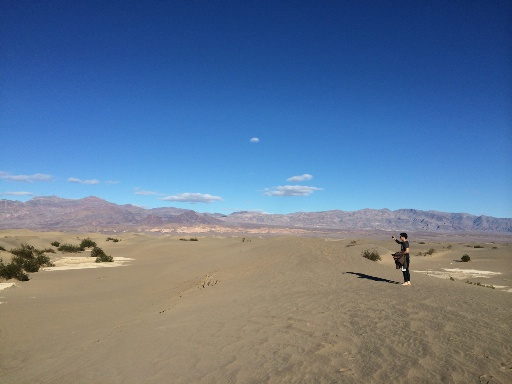
#> input picture Seam_carving/imgs/image6.jpg, 512 x 384 px
$ python -i seam_carver.py   (imports and definitions only)   (older library calls are emulated)
#> lines starting #> are read from the running program, lines starting #| are printed output that depends on the picture
import numpy as np
import cv2
from numba import jit


# [76 lines left out: functions compute_forward_energy_map, backtrack_seam, not called in this run]

class SeamCarver:
    def __init__(self, image_path):
#> called with image_path = 'imgs/image6.jpg'
        self.original_img = cv2.imread(image_path)
#> self.original_img is the input picture: shape (384, 512, 3); mean B, G, R 147, 120.7, 100
        if self.original_img is None:
            raise ValueError("Could not load image.")
        self.curr_img = self.original_img.copy()

        # 0 = Protect, -100000 = Remove
        self.mask = np.zeros((self.curr_img.shape[0], self.curr_img.shape[1]), dtype=np.float64)

    def update_mask(self, new_mask): # placing the pixels where the mask goes as a negative to make them an unimportant seam
        self.mask = np.where(new_mask > 0, -100000.0, 0.0)

    def get_energy_map_visualization(self):
        gray = cv2.cvtColor(self.curr_img, cv2.COLOR_BGR2GRAY).astype(np.float64)
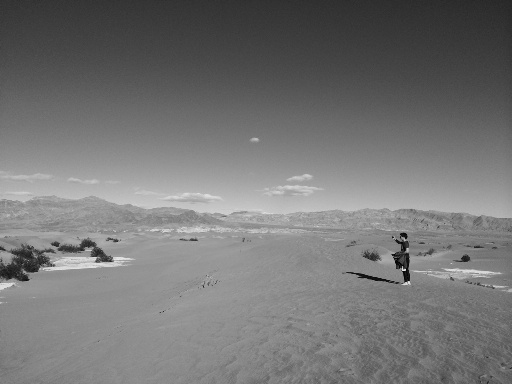
#> gray: shape (384, 512) float64; min 2, max 245, mean 117.5

        sobel_x = cv2.Sobel(gray, cv2.CV_64F, 1, 0, ksize=3)
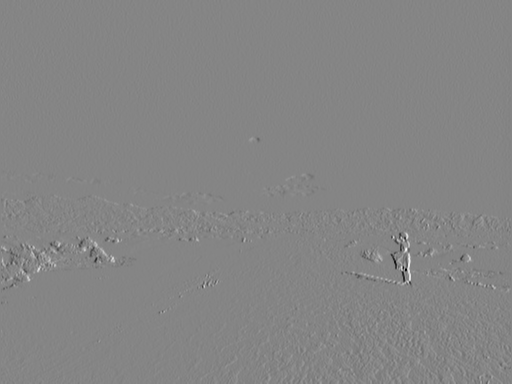
#> sobel_x: shape (384, 512) float64; min -701, max 641, mean -0.3; drawn with min black and max white
        sobel_y = cv2.Sobel(gray, cv2.CV_64F, 0, 1, ksize=3)
        energy = np.abs(sobel_x) + np.abs(sobel_y)
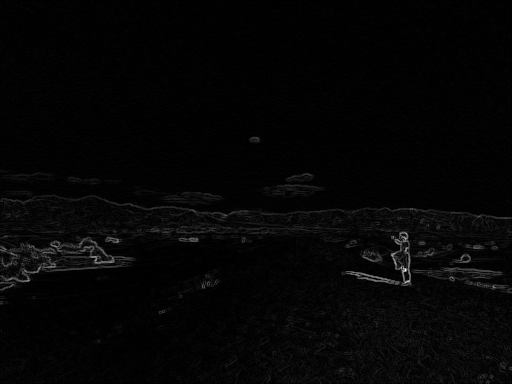
#> energy: shape (384, 512) float64; min 0, max 1296, mean 28.5; drawn with min black and max white

        # Normalizeation
        energy = np.clip(energy, 0, 255)
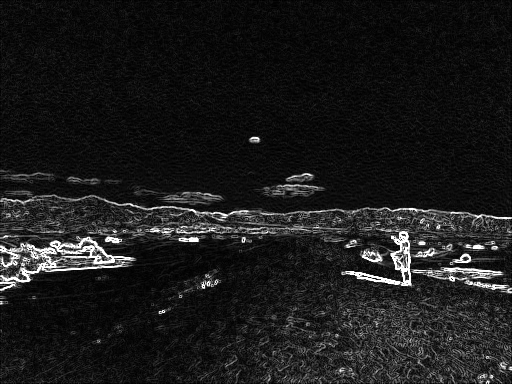
#> energy: shape (384, 512) float64; min 0, max 255, mean 27.1
        norm_energy = cv2.normalize(energy, None, 0, 255, cv2.NORM_MINMAX).astype(np.uint8)

        # inferno colormap
        heatmap = cv2.applyColorMap(norm_energy, cv2.COLORMAP_INFERNO)
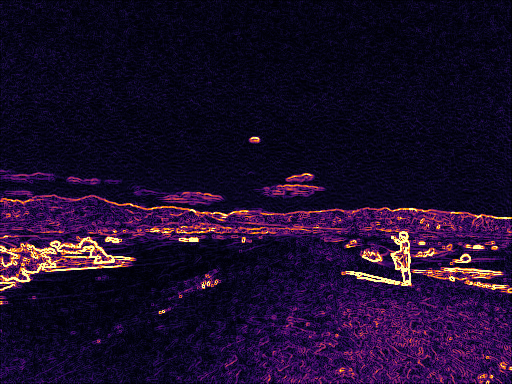
#> heatmap: shape (384, 512, 3); mean B, G, R 42.9, 12.6, 28.7

        return heatmap

    # remove logic
    # [108 lines left out: functions remove_vertical_seams, insert_vertical_seams, not called in this run]

>>> result = SeamCarver('imgs/image6.jpg').get_energy_map_visualization()

$ run again, on Seam_carving/imgs/img3.jpg
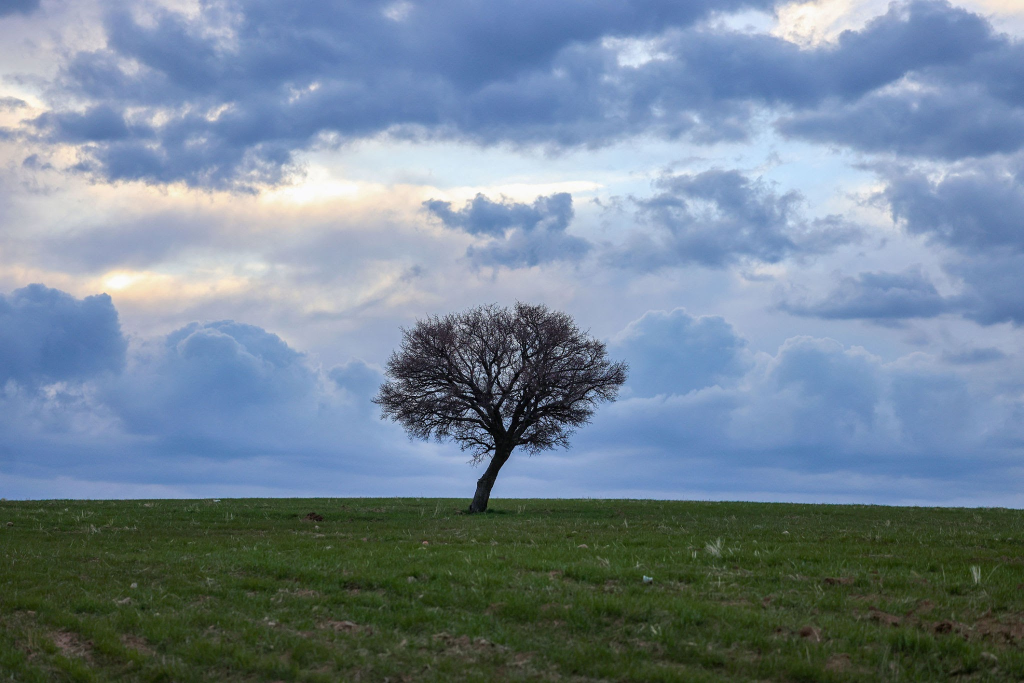
#> input picture Seam_carving/imgs/img3.jpg, 2048 x 1366 px (shown at 1/2 size)
#> in __init__, self.original_img is the input picture: shape (1366, 2048, 3); mean B, G, R 148.9, 133, 115.1
#> in get_energy_map_visualization, `sobel_x = cv2.Sobel(gray, cv2.CV_64F, 1, 0, ksize=3)`:
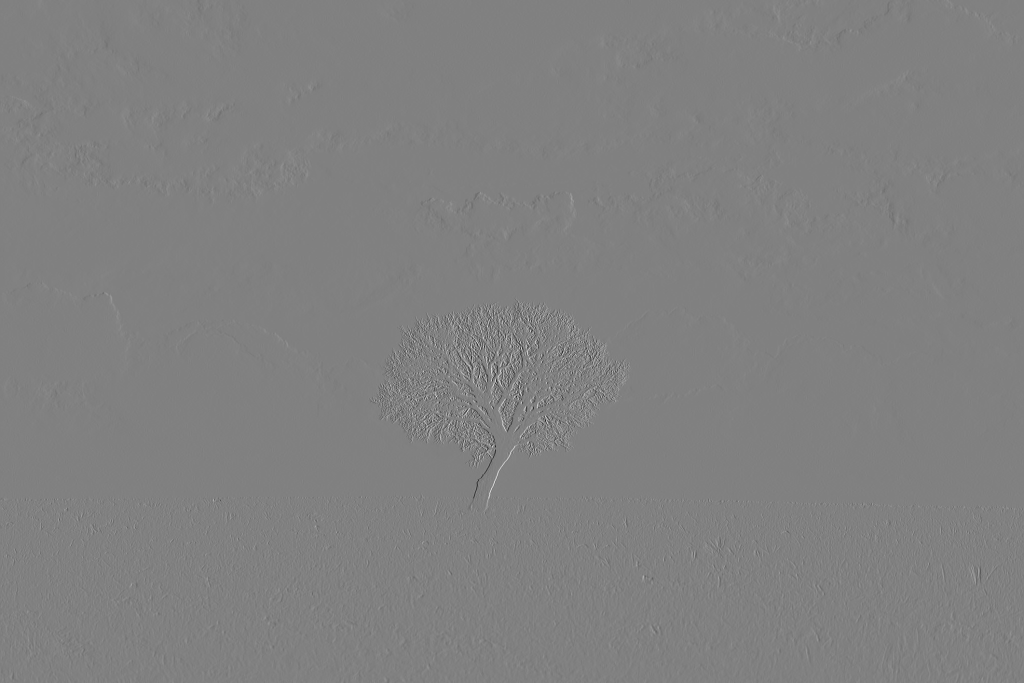
#> sobel_x: shape (1366, 2048) float64 (shown at 1/2 size); min -836, max 819, mean 0; drawn with min black and max white
#> in get_energy_map_visualization, `heatmap = cv2.applyColorMap(norm_energy, cv2.COLORMAP_INFERNO)`:
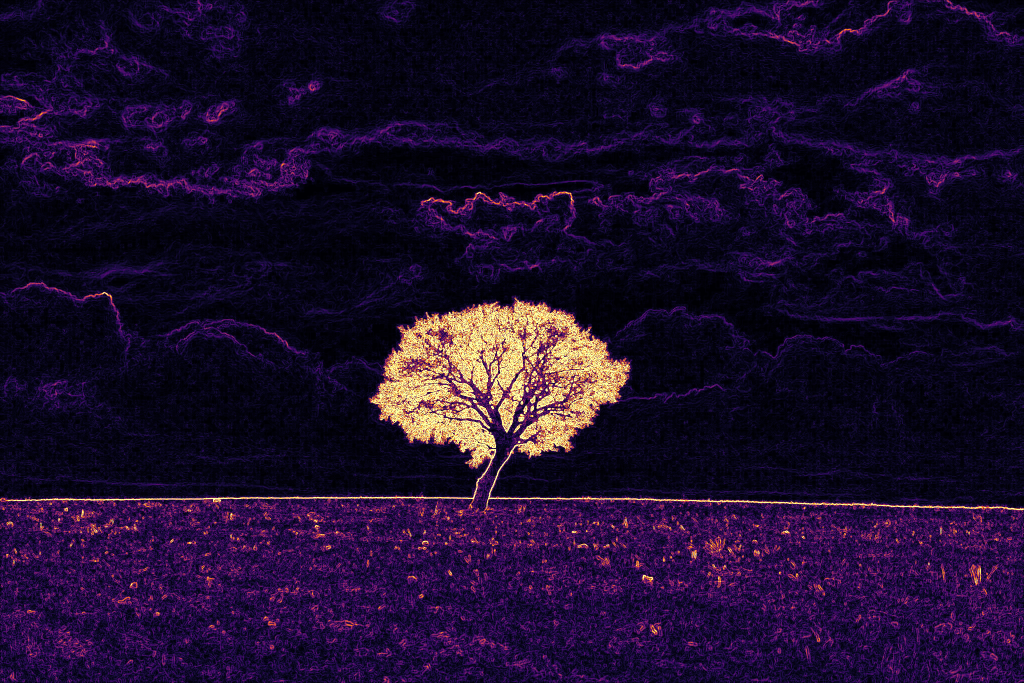
#> heatmap: shape (1366, 2048, 3) (shown at 1/2 size); mean B, G, R 44.1, 13.7, 28.7
